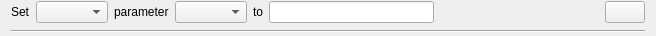
<?xml version="1.0" encoding="UTF-8"?>
<ui version="4.0">
 <class>Form</class>
 <widget class="QWidget" name="Form">
  <property name="geometry">
   <rect>
    <x>0</x>
    <y>0</y>
    <width>656</width>
    <height>36</height>
   </rect>
  </property>
  <property name="windowTitle">
   <string>Form</string>
  </property>
  <layout class="QVBoxLayout" name="verticalLayout">
   <property name="topMargin">
    <number>0</number>
   </property>
   <property name="bottomMargin">
    <number>0</number>
   </property>
   <item>
    <layout class="QHBoxLayout" name="horizontalLayout">
     <item>
      <widget class="QLabel" name="label">
       <property name="text">
        <string>Set</string>
       </property>
      </widget>
     </item>
     <item>
      <widget class="QComboBox" name="device"/>
     </item>
     <item>
      <widget class="QLabel" name="label_2">
       <property name="text">
        <string>parameter</string>
       </property>
      </widget>
     </item>
     <item>
      <widget class="QComboBox" name="parameter"/>
     </item>
     <item>
      <widget class="QLabel" name="label_3">
       <property name="text">
        <string>to</string>
       </property>
      </widget>
     </item>
     <item>
      <widget class="QLineEdit" name="target"/>
     </item>
     <item>
      <spacer name="horizontalSpacer">
       <property name="orientation">
        <enum>Qt::Horizontal</enum>
       </property>
       <property name="sizeHint" stdset="0">
        <size>
         <width>40</width>
         <height>20</height>
        </size>
       </property>
      </spacer>
     </item>
     <item>
      <widget class="QPushButton" name="delBtn">
       <property name="sizePolicy">
        <sizepolicy hsizetype="Minimum" vsizetype="Fixed">
         <horstretch>0</horstretch>
         <verstretch>0</verstretch>
        </sizepolicy>
       </property>
       <property name="text">
        <string/>
       </property>
       <property name="icon">
        <iconset resource="../../../../../../resources/nicos-gui.qrc">
         <normaloff>:/remove</normaloff>:/remove</iconset>
       </property>
      </widget>
     </item>
    </layout>
   </item>
   <item>
    <widget class="Line" name="line">
     <property name="orientation">
      <enum>Qt::Horizontal</enum>
     </property>
    </widget>
   </item>
  </layout>
 </widget>
 <resources>
  <include location="../../../../../../resources/nicos-gui.qrc"/>
 </resources>
 <connections/>
</ui>
